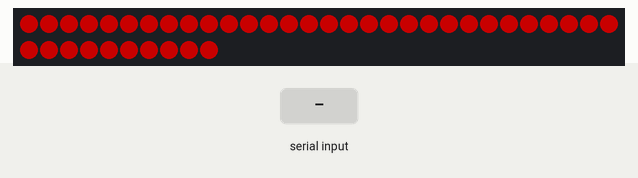
Simulated run of this sketch. Board: Arduino Uno, built for the host (arithmetic inside an expression is 32-bit, double 64-bit). Parts: 40 RGB LEDs in strip order, left to right, continuing on the next row. The inputs (shaded band) are chosen by the test bench. Dim RGB values are drawn brighter than linear; colours are those a GRB WS2812 strip shows for the declared byte order.

Above: at 2.9 s.
3.0 s: "1" received over Serial
At 5.69 s:
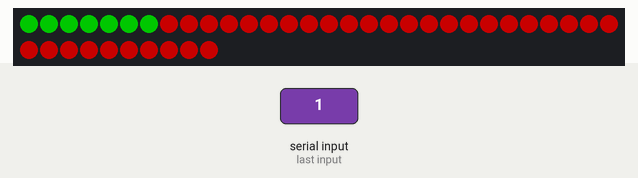
At 7.38 s:
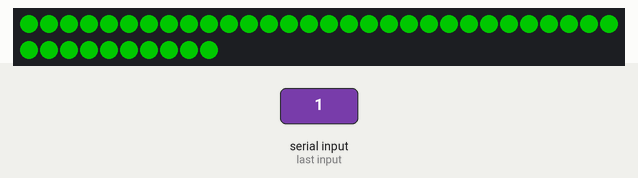
Timing chart, 0 to 8.9 s (numbered marks = the images above; inputs shaded):
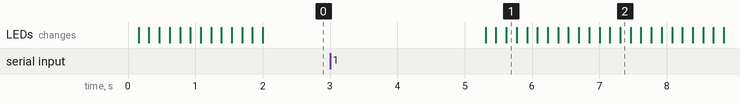

Measured:
- after the input at 3.0 s, the LEDs: first change after 2.3 s (image 1 shows a later state)

The sketch:

true_ledstrip_copy_20250408194222.ino
```cpp
#include <FastLED.h>
#include <Client.h>
// How many leds in your strip?
#define NUM_LEDS 40 //number of leds on light strip active
#define DATA_PIN 5 // middle pin

CRGB leds[NUM_LEDS];

void setup() {
    Serial.begin(115200);
    FastLED.addLeds<WS2812, DATA_PIN, RGB>(leds, NUM_LEDS); //type of led used
    FastLED.setBrightness(100);

  }

void loop() {
  // Turn the LED on, then pause
  while (Serial.available() > 0){
    if (Serial.readString() == "[ERROR]") {

        for (int i = 0 ;i <= 41; i++){
          leds[i].setRGB(0, 255 , 0); //GRB
          FastLED.show();
          delay(50);

        }

    }
    else{
      for (int i = 0 ;i <= 41; i++){
        leds[i].setRGB(250, 0 , 0); //GRB
        FastLED.show();
        delay(50);
      }
      Serial.end();

    }
  }
  if (Serial.available() == 0){
    for (int i = 0 ;i <= 41; i++){
          leds[i].setRGB(0, 255 , 0); //GRB
          FastLED.show();
          delay(50);
        }
  }

}
```
